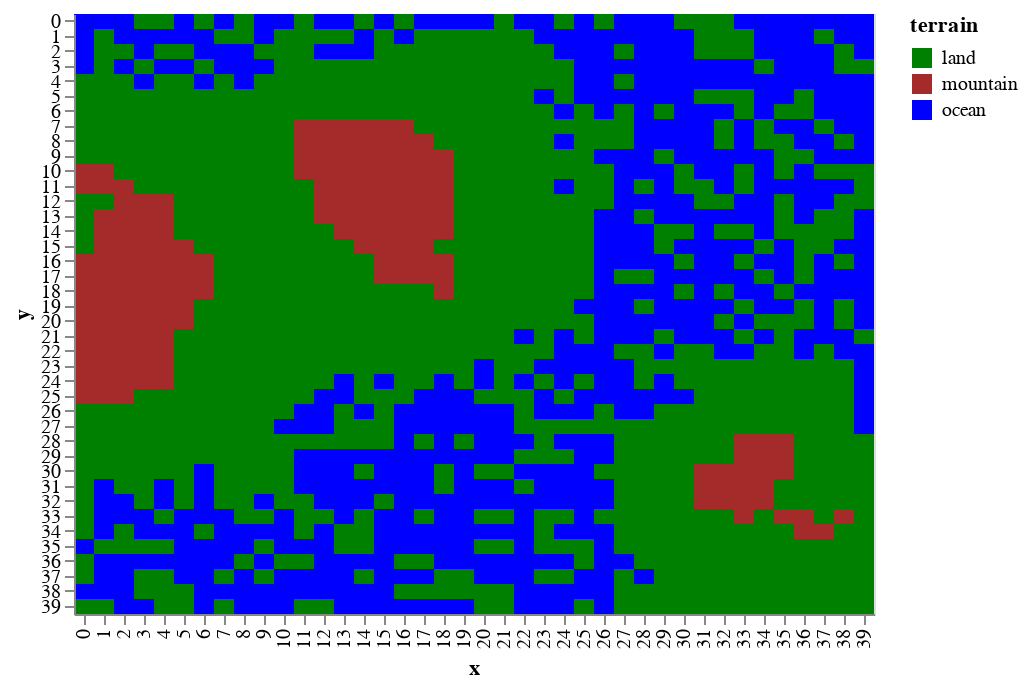

Here is the notebook cell this chart was saved with:
### Markdown cell above
# The age of the ancients

the terrain and all of the natural features are formed in the first age. Mountains, rivers, lakes, forrests. Once the land has settle, the first cities appear.

### Code cell
draw.drawTerrainTypes(world.grid_elevation,world.landscape)

### Figure 1 — Vega-Lite specification as saved in the notebook (floating-point values rounded to 4 significant figures; data arrays with more than 128 entries replaced by an {"elided": "..."} marker saying what was removed)
{"$schema": "https://vega.github.io/schema/vega-lite/v2.6.0.json", "config": {"view": {"height": 300, "width": 400}}, "data": {"name": "data-941db0354dacddb5bfebe4915e21f846"}, "datasets": {"data-941db0354dacddb5bfebe4915e21f846": {"elided": "1600 records"}}, "encoding": {"color": {"field": "terrain", "scale": {"domain": ["land", "mountain", "ocean"], "range": ["green", "brown", "blue"]}, "type": "nominal"}, "x": {"field": "x", "type": "ordinal"}, "y": {"field": "y", "type": "ordinal"}}, "mark": "rect"}
